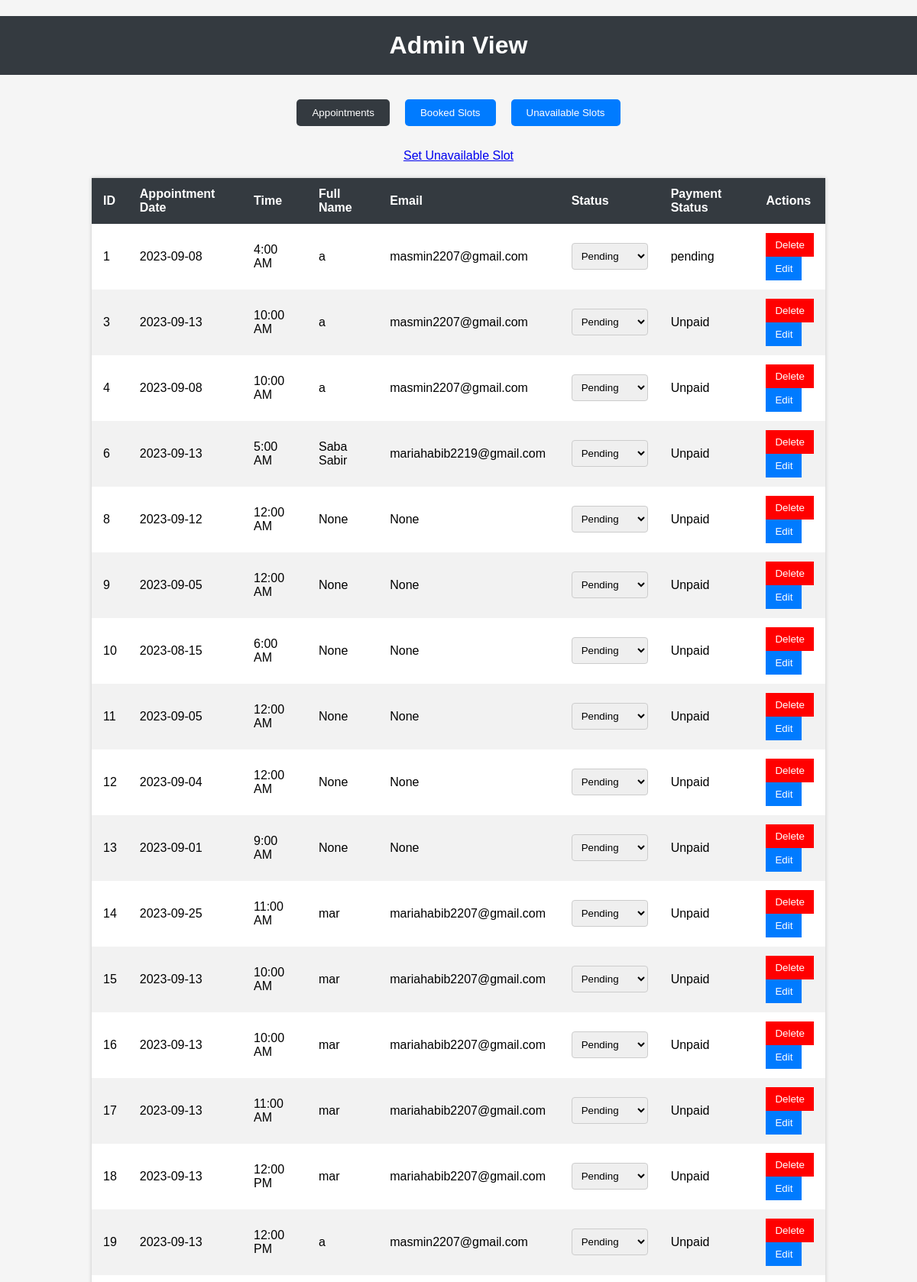
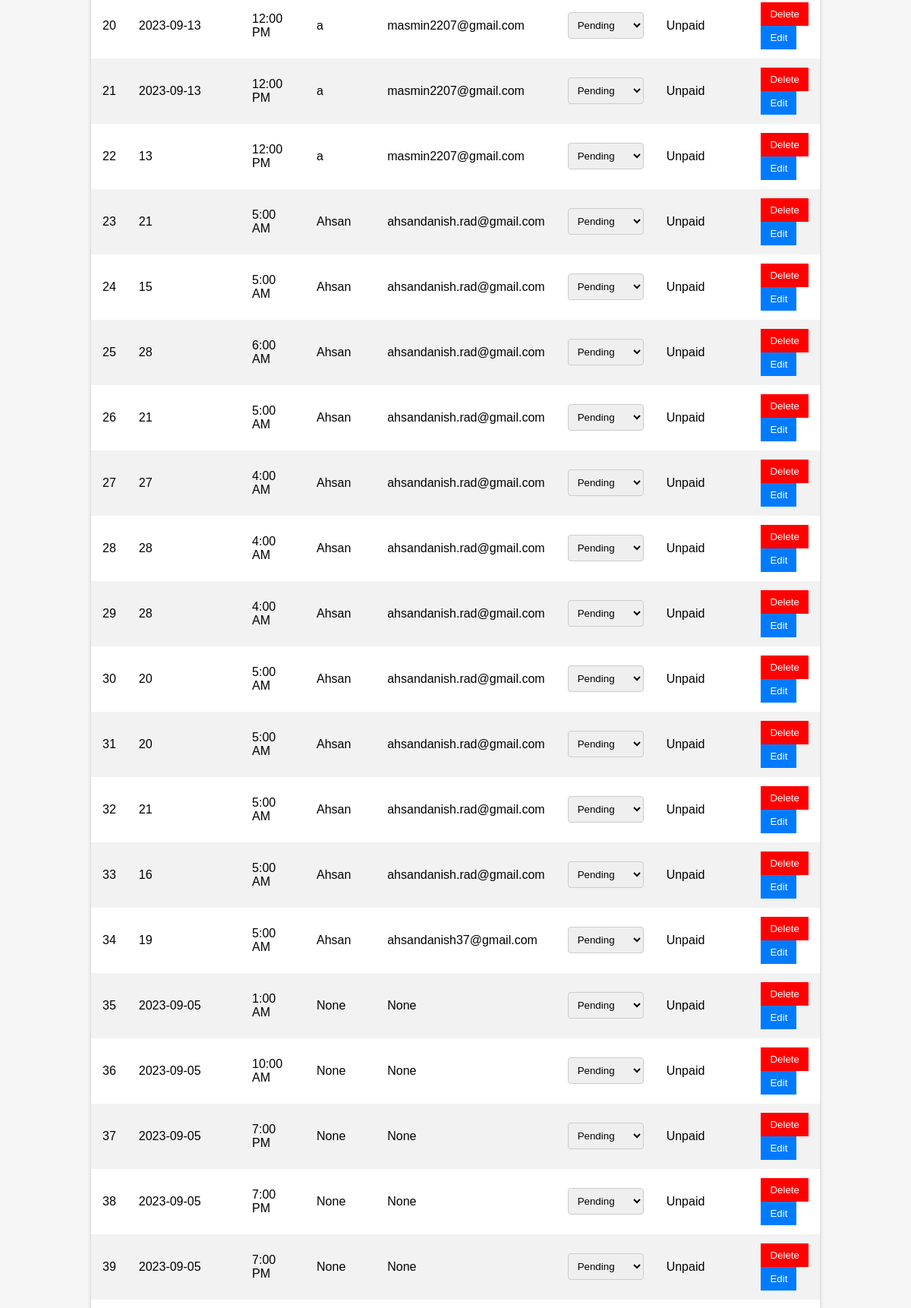
/admin_view (signed in, upper part), run on the app's committed database (2 pictures, top to bottom).
### app.py (models this page shows)
class Appointment(db.Model):
    id = db.Column(db.Integer, primary_key=True)
    full_name = db.Column(db.String)
    email = db.Column(db.String)
    status = db.Column(db.String)
    payment_status = db.Column(db.String)
    date = db.Column(db.String)
    start_time = db.Column(db.String)  # Change the type to String
    end_time = db.Column(db.String)

### app.py (the view, shortened to what this page needs)
@app.route('/admin_view', methods=['GET', 'POST'])
def admin_view():
    if 'admin_authenticated' not in session or not session['admin_authenticated']:
        return redirect(url_for('login'))
    appointments = Appointment.query.all()
    booked_slots = db.session.query(BookedSlot, Appointment).join(Appointment).all()
    availability_slots = [slot for slot, _ in booked_slots if slot.status == "Unavailable"]
    return render_template('admin_view.html', appointments=appointments , booked_slots= booked_slots ,availability_slots=availability_slots )

### templates/admin_view.html (shortened to what this page needs)
<!DOCTYPE html>
<html>
<head>
</head>
<body>
    <h1>Admin View</h1>
    <div class="tab-container">
        <button class="tab-button active" onclick="showTab('appointments')">Appointments</button>
        <button class="tab-button" onclick="showTab('bookedSlots')">Booked Slots</button>
        <button class="tab-button" onclick="showTab('unavailableSlots')">Unavailable Slots</button>
    </div>
    <a href="{{ url_for('add_unavailable') }}">Set Unavailable Slot</a>
    <div class="tab-content active" id="appointmentsTab">
        <table>
            <thead>
                <tr>
                    <th>ID</th>
                    <th>Appointment Date</th>
                    <th>Time</th>
                    <th>Full Name</th>
                    <th>Email</th>
                    <th>Status</th>
                    <th>Payment Status</th>
                    <th>Actions</th>
                </tr>
            </thead>
            <tbody>
                {% for appointment in appointments %}
                <tr>
                    <td>{{ appointment.id }}</td>
                    <td>{{ appointment.date.split(" ")[0]}}</td>
                    <td>{{ appointment.start_time }}</td>
                    <td>{{ appointment.full_name }}</td>
                    <td>{{ appointment.email }}</td>
                    <td>
                        <select name="appointment_status">
                            <option value="pending" {% if appointment.status == 'pending' %}selected{% endif %}>Pending</option>
                        </select>
                    </td>
                    <td>{{ appointment.payment_status }}</td>
                    <td>
                        <form method="POST" action="{{ url_for('admin_view') }}">
                            <button type="submit" id="delete_button" name="action" value="delete" class="delete_button">Delete</button>
                        </form>
                        <form method="GET" action="{{ url_for('edit_appointment', appointment_id=appointment.id) }}">
                            <button type="submit">Edit</button>
                        </form>
                    </td>
                </tr>
                {% endfor %}
            </tbody>
        </table>
    </div>
</body>
</html>

### templates/admin_view.html (style rules this page uses)
body { font-family: Arial, sans-serif; margin: 0; padding: 0; background-color: #f5f5f5; }
h1 { text-align: center; padding: 20px; background-color: #343a40; color: #fff; }
table { margin: 20px auto; border-collapse: collapse; width: 80%; background-color: #fff; box-shadow: 0px 0px 5px 0px rgba(0, 0, 0, 0.2); }
th, td { padding: 12px 15px; text-align: left; }
th { background-color: #343a40; color: #fff; }
tr:nth-child(even) { background-color: #f2f2f2; }
select { padding: 8px; border: 1px solid #ccc; border-radius: 4px; }
button { padding: 8px 12px; border: none; background-color: #007bff; color: #fff; cursor: pointer; }
.delete_button { background-color: red !important; }
a { display: block; text-align: center; margin-top: 20px; }
.tab-container { display: flex; justify-content: center; }
.tab-button { padding: 10px 20px; margin: 10px; border: none; background-color: #007bff; color: #fff; cursor: pointer; border-radius: 5px; }
.tab-button.active { background-color: #343a40; }
.tab-content { display: none; }
.tab-content.active { display: block; }

### data on the page
Appointment: id "1", date "2023-09-08", start_time "4:00 AM", full_name "a", email "masmin2207@gmail.com", appointment_status "Pending", payment_status "pending"
Appointment: id "3", date "2023-09-13", start_time "10:00 AM", full_name "a", email "masmin2207@gmail.com", payment_status "Unpaid"
Appointment: id "4", date "2023-09-08", start_time "10:00 AM", full_name "a", email "masmin2207@gmail.com", payment_status "Unpaid"
Appointment: id "6", date "2023-09-13", start_time "5:00 AM", full_name "Saba Sabir", email "mariahabib2219@gmail.com", payment_status "Unpaid"
Appointment: id "8", date "2023-09-12", start_time "12:00 AM", full_name "None", email "None", payment_status "Unpaid"
Appointment: id "9", date "2023-09-05", start_time "12:00 AM", full_name "None", email "None", payment_status "Unpaid"
Appointment: id "10", date "2023-08-15", start_time "6:00 AM", full_name "None", email "None", payment_status "Unpaid"
Appointment: id "11", date "2023-09-05", start_time "12:00 AM", full_name "None", email "None", payment_status "Unpaid"
Appointment: id "12", date "2023-09-04", start_time "12:00 AM", full_name "None", email "None", payment_status "Unpaid"
Appointment: id "13", date "2023-09-01", start_time "9:00 AM", full_name "None", email "None", payment_status "Unpaid"
Appointment: id "14", date "2023-09-25", start_time "11:00 AM", full_name "mar", email "mariahabib2207@gmail.com", payment_status "Unpaid"
Appointment: id "15", date "2023-09-13", start_time "10:00 AM", full_name "mar", email "mariahabib2207@gmail.com", payment_status "Unpaid"
Appointment: id "16", date "2023-09-13", start_time "10:00 AM", full_name "mar", email "mariahabib2207@gmail.com", payment_status "Unpaid"
Appointment: id "17", date "2023-09-13", start_time "11:00 AM", full_name "mar", email "mariahabib2207@gmail.com", payment_status "Unpaid"
Appointment: id "18", date "2023-09-13", start_time "12:00 PM", full_name "mar", email "mariahabib2207@gmail.com", payment_status "Unpaid"
Appointment: id "19", date "2023-09-13", start_time "12:00 PM", full_name "a", email "masmin2207@gmail.com", payment_status "Unpaid"
Appointment: id "20", date "2023-09-13", start_time "12:00 PM", full_name "a", email "masmin2207@gmail.com", payment_status "Unpaid"
Appointment: id "21", date "2023-09-13", start_time "12:00 PM", full_name "a", email "masmin2207@gmail.com", payment_status "Unpaid"
Appointment: id "22", date "13", start_time "12:00 PM", full_name "a", email "masmin2207@gmail.com", payment_status "Unpaid"
Appointment: id "23", date "21", start_time "5:00 AM", full_name "Ahsan", email "ahsandanish.rad@gmail.com", payment_status "Unpaid"
Appointment: id "24", date "15", start_time "5:00 AM", full_name "Ahsan", email "ahsandanish.rad@gmail.com", payment_status "Unpaid"
Appointment: id "25", date "28", start_time "6:00 AM", full_name "Ahsan", email "ahsandanish.rad@gmail.com", payment_status "Unpaid"
Appointment: id "26", date "21", start_time "5:00 AM", full_name "Ahsan", email "ahsandanish.rad@gmail.com", payment_status "Unpaid"
Appointment: id "27", date "27", start_time "4:00 AM", full_name "Ahsan", email "ahsandanish.rad@gmail.com", payment_status "Unpaid"
Appointment: id "28", date "28", start_time "4:00 AM", full_name "Ahsan", email "ahsandanish.rad@gmail.com", payment_status "Unpaid"
Appointment: id "29", date "28", start_time "4:00 AM", full_name "Ahsan", email "ahsandanish.rad@gmail.com", payment_status "Unpaid"
Appointment: id "30", date "20", start_time "5:00 AM", full_name "Ahsan", email "ahsandanish.rad@gmail.com", payment_status "Unpaid"
Appointment: id "31", date "20", start_time "5:00 AM", full_name "Ahsan", email "ahsandanish.rad@gmail.com", payment_status "Unpaid"
Appointment: id "32", date "21", start_time "5:00 AM", full_name "Ahsan", email "ahsandanish.rad@gmail.com", payment_status "Unpaid"
Appointment: id "33", date "16", start_time "5:00 AM", full_name "Ahsan", email "ahsandanish.rad@gmail.com", payment_status "Unpaid"
Appointment: id "34", date "19", start_time "5:00 AM", full_name "Ahsan", email "ahsandanish37@gmail.com", payment_status "Unpaid"
Appointment: id "35", date "2023-09-05", start_time "1:00 AM", full_name "None", email "None", payment_status "Unpaid"
Appointment: id "36", date "2023-09-05", start_time "10:00 AM", full_name "None", email "None", payment_status "Unpaid"
Appointment: id "37", date "2023-09-05", start_time "7:00 PM", full_name "None", email "None", payment_status "Unpaid"
Appointment: id "38", date "2023-09-05", start_time "7:00 PM", full_name "None", email "None", payment_status "Unpaid"
Appointment: id "39", date "2023-09-05", start_time "7:00 PM", full_name "None", email "None", payment_status "Unpaid"
